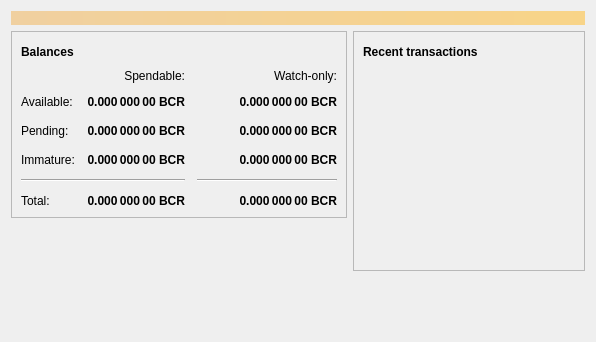
<?xml version="1.0" encoding="UTF-8"?>
<ui version="4.0">
 <class>OverviewPage</class>
 <widget class="QWidget" name="OverviewPage">
  <property name="geometry">
   <rect>
    <x>0</x>
    <y>0</y>
    <width>596</width>
    <height>342</height>
   </rect>
  </property>
  <property name="windowTitle">
   <string>Form</string>
  </property>
  <layout class="QVBoxLayout" name="topLayout">
   <item>
    <widget class="QLabel" name="labelAlerts">
     <property name="visible">
      <bool>false</bool>
     </property>
     <property name="styleSheet">
      <string notr="true">QLabel { background-color: qlineargradient(x1: 0, y1: 0, x2: 1, y2: 0, stop:0 #F0D0A0, stop:1 #F8D488); color:#000000; }</string>
     </property>
     <property name="wordWrap">
      <bool>true</bool>
     </property>
     <property name="margin">
      <number>3</number>
     </property>
     <property name="textInteractionFlags">
      <set>Qt::TextSelectableByMouse</set>
     </property>
    </widget>
   </item>
   <item>
    <layout class="QHBoxLayout" name="horizontalLayout" stretch="1,1">
     <item>
      <layout class="QVBoxLayout" name="verticalLayout_2">
       <item>
        <widget class="QFrame" name="frame">
         <property name="frameShape">
          <enum>QFrame::StyledPanel</enum>
         </property>
         <property name="frameShadow">
          <enum>QFrame::Raised</enum>
         </property>
         <layout class="QVBoxLayout" name="verticalLayout_4">
          <item>
           <layout class="QHBoxLayout" name="horizontalLayout_4">
            <item>
             <widget class="QLabel" name="label_5">
              <property name="font">
               <font>
                <weight>75</weight>
                <bold>true</bold>
               </font>
              </property>
              <property name="text">
               <string>Balances</string>
              </property>
             </widget>
            </item>
            <item>
             <widget class="QPushButton" name="labelWalletStatus">
              <property name="enabled">
               <bool>true</bool>
              </property>
              <property name="maximumSize">
               <size>
                <width>30</width>
                <height>16777215</height>
               </size>
              </property>
              <property name="toolTip">
               <string>The displayed information may be out of date. Your wallet automatically synchronizes with the Biocarecoin network after a connection is established, but this process has not completed yet.</string>
              </property>
              <property name="text">
               <string/>
              </property>
              <property name="icon">
               <iconset resource="../bitcoin.qrc">
                <normaloff>:/icons/warning</normaloff>
                <disabledoff>:/icons/warning</disabledoff>:/icons/warning</iconset>
              </property>
              <property name="iconSize">
               <size>
                <width>24</width>
                <height>24</height>
               </size>
              </property>
              <property name="flat">
               <bool>true</bool>
              </property>
             </widget>
            </item>
            <item>
             <spacer name="horizontalSpacer_3">
              <property name="orientation">
               <enum>Qt::Horizontal</enum>
              </property>
              <property name="sizeHint" stdset="0">
               <size>
                <width>40</width>
                <height>20</height>
               </size>
              </property>
             </spacer>
            </item>
           </layout>
          </item>
          <item>
           <layout class="QGridLayout" name="gridLayout">
            <property name="spacing">
             <number>12</number>
            </property>
            <item row="2" column="2">
             <widget class="QLabel" name="labelWatchPending">
              <property name="font">
               <font>
                <weight>75</weight>
                <bold>true</bold>
               </font>
              </property>
              <property name="cursor">
               <cursorShape>IBeamCursor</cursorShape>
              </property>
              <property name="toolTip">
               <string>Unconfirmed transactions to watch-only addresses</string>
              </property>
              <property name="text">
               <string notr="true">0.000 000 00 BCR</string>
              </property>
              <property name="alignment">
               <set>Qt::AlignRight|Qt::AlignTrailing|Qt::AlignVCenter</set>
              </property>
              <property name="textInteractionFlags">
               <set>Qt::LinksAccessibleByMouse|Qt::TextSelectableByKeyboard|Qt::TextSelectableByMouse</set>
              </property>
             </widget>
            </item>
            <item row="2" column="1">
             <widget class="QLabel" name="labelUnconfirmed">
              <property name="font">
               <font>
                <weight>75</weight>
                <bold>true</bold>
               </font>
              </property>
              <property name="cursor">
               <cursorShape>IBeamCursor</cursorShape>
              </property>
              <property name="toolTip">
               <string>Total of transactions that have yet to be confirmed, and do not yet count toward the spendable balance</string>
              </property>
              <property name="text">
               <string notr="true">0.000 000 00 BCR</string>
              </property>
              <property name="alignment">
               <set>Qt::AlignRight|Qt::AlignTrailing|Qt::AlignVCenter</set>
              </property>
              <property name="textInteractionFlags">
               <set>Qt::LinksAccessibleByMouse|Qt::TextSelectableByKeyboard|Qt::TextSelectableByMouse</set>
              </property>
             </widget>
            </item>
            <item row="3" column="2">
             <widget class="QLabel" name="labelWatchImmature">
              <property name="font">
               <font>
                <weight>75</weight>
                <bold>true</bold>
               </font>
              </property>
              <property name="cursor">
               <cursorShape>IBeamCursor</cursorShape>
              </property>
              <property name="toolTip">
               <string>Mined balance in watch-only addresses that has not yet matured</string>
              </property>
              <property name="text">
               <string notr="true">0.000 000 00 BCR</string>
              </property>
              <property name="alignment">
               <set>Qt::AlignRight|Qt::AlignTrailing|Qt::AlignVCenter</set>
              </property>
              <property name="textInteractionFlags">
               <set>Qt::LinksAccessibleByMouse|Qt::TextSelectableByKeyboard|Qt::TextSelectableByMouse</set>
              </property>
             </widget>
            </item>
            <item row="4" column="0" colspan="2">
             <widget class="Line" name="line">
              <property name="orientation">
               <enum>Qt::Horizontal</enum>
              </property>
             </widget>
            </item>
            <item row="4" column="2">
             <widget class="Line" name="lineWatchBalance">
              <property name="sizePolicy">
               <sizepolicy hsizetype="Preferred" vsizetype="Fixed">
                <horstretch>0</horstretch>
                <verstretch>0</verstretch>
               </sizepolicy>
              </property>
              <property name="minimumSize">
               <size>
                <width>140</width>
                <height>0</height>
               </size>
              </property>
              <property name="orientation">
               <enum>Qt::Horizontal</enum>
              </property>
             </widget>
            </item>
            <item row="5" column="0">
             <widget class="QLabel" name="labelTotalText">
              <property name="text">
               <string>Total:</string>
              </property>
             </widget>
            </item>
            <item row="3" column="1">
             <widget class="QLabel" name="labelImmature">
              <property name="font">
               <font>
                <weight>75</weight>
                <bold>true</bold>
               </font>
              </property>
              <property name="cursor">
               <cursorShape>IBeamCursor</cursorShape>
              </property>
              <property name="toolTip">
               <string>Mined balance that has not yet matured</string>
              </property>
              <property name="text">
               <string notr="true">0.000 000 00 BCR</string>
              </property>
              <property name="alignment">
               <set>Qt::AlignRight|Qt::AlignTrailing|Qt::AlignVCenter</set>
              </property>
              <property name="textInteractionFlags">
               <set>Qt::LinksAccessibleByMouse|Qt::TextSelectableByKeyboard|Qt::TextSelectableByMouse</set>
              </property>
             </widget>
            </item>
            <item row="2" column="3">
             <spacer name="horizontalSpacer_2">
              <property name="orientation">
               <enum>Qt::Horizontal</enum>
              </property>
              <property name="sizeHint" stdset="0">
               <size>
                <width>40</width>
                <height>20</height>
               </size>
              </property>
             </spacer>
            </item>
            <item row="3" column="0">
             <widget class="QLabel" name="labelImmatureText">
              <property name="text">
               <string>Immature:</string>
              </property>
             </widget>
            </item>
            <item row="5" column="1">
             <widget class="QLabel" name="labelTotal">
              <property name="font">
               <font>
                <weight>75</weight>
                <bold>true</bold>
               </font>
              </property>
              <property name="cursor">
               <cursorShape>IBeamCursor</cursorShape>
              </property>
              <property name="toolTip">
               <string>Your current total balance</string>
              </property>
              <property name="text">
               <string notr="true">0.000 000 00 BCR</string>
              </property>
              <property name="alignment">
               <set>Qt::AlignRight|Qt::AlignTrailing|Qt::AlignVCenter</set>
              </property>
              <property name="textInteractionFlags">
               <set>Qt::LinksAccessibleByMouse|Qt::TextSelectableByKeyboard|Qt::TextSelectableByMouse</set>
              </property>
             </widget>
            </item>
            <item row="5" column="2">
             <widget class="QLabel" name="labelWatchTotal">
              <property name="font">
               <font>
                <weight>75</weight>
                <bold>true</bold>
               </font>
              </property>
              <property name="cursor">
               <cursorShape>IBeamCursor</cursorShape>
              </property>
              <property name="toolTip">
               <string>Current total balance in watch-only addresses</string>
              </property>
              <property name="text">
               <string notr="true">0.000 000 00 BCR</string>
              </property>
              <property name="alignment">
               <set>Qt::AlignRight|Qt::AlignTrailing|Qt::AlignVCenter</set>
              </property>
              <property name="textInteractionFlags">
               <set>Qt::LinksAccessibleByMouse|Qt::TextSelectableByKeyboard|Qt::TextSelectableByMouse</set>
              </property>
             </widget>
            </item>
            <item row="0" column="2">
             <widget class="QLabel" name="labelWatchonly">
              <property name="text">
               <string>Watch-only:</string>
              </property>
              <property name="alignment">
               <set>Qt::AlignRight|Qt::AlignTrailing|Qt::AlignVCenter</set>
              </property>
             </widget>
            </item>
            <item row="1" column="0">
             <widget class="QLabel" name="labelBalanceText">
              <property name="text">
               <string>Available:</string>
              </property>
             </widget>
            </item>
            <item row="1" column="1">
             <widget class="QLabel" name="labelBalance">
              <property name="font">
               <font>
                <weight>75</weight>
                <bold>true</bold>
               </font>
              </property>
              <property name="cursor">
               <cursorShape>IBeamCursor</cursorShape>
              </property>
              <property name="toolTip">
               <string>Your current spendable balance</string>
              </property>
              <property name="text">
               <string notr="true">0.000 000 00 BCR</string>
              </property>
              <property name="alignment">
               <set>Qt::AlignRight|Qt::AlignTrailing|Qt::AlignVCenter</set>
              </property>
              <property name="textInteractionFlags">
               <set>Qt::LinksAccessibleByMouse|Qt::TextSelectableByKeyboard|Qt::TextSelectableByMouse</set>
              </property>
             </widget>
            </item>
            <item row="1" column="2">
             <widget class="QLabel" name="labelWatchAvailable">
              <property name="font">
               <font>
                <weight>75</weight>
                <bold>true</bold>
               </font>
              </property>
              <property name="cursor">
               <cursorShape>IBeamCursor</cursorShape>
              </property>
              <property name="toolTip">
               <string>Your current balance in watch-only addresses</string>
              </property>
              <property name="text">
               <string notr="true">0.000 000 00 BCR</string>
              </property>
              <property name="alignment">
               <set>Qt::AlignRight|Qt::AlignTrailing|Qt::AlignVCenter</set>
              </property>
              <property name="textInteractionFlags">
               <set>Qt::LinksAccessibleByMouse|Qt::TextSelectableByKeyboard|Qt::TextSelectableByMouse</set>
              </property>
             </widget>
            </item>
            <item row="2" column="0">
             <widget class="QLabel" name="labelPendingText">
              <property name="text">
               <string>Pending:</string>
              </property>
             </widget>
            </item>
            <item row="0" column="1">
             <widget class="QLabel" name="labelSpendable">
              <property name="text">
               <string>Spendable:</string>
              </property>
              <property name="alignment">
               <set>Qt::AlignRight|Qt::AlignTrailing|Qt::AlignVCenter</set>
              </property>
             </widget>
            </item>
           </layout>
          </item>
         </layout>
        </widget>
       </item>
       <item>
        <spacer name="verticalSpacer">
         <property name="orientation">
          <enum>Qt::Vertical</enum>
         </property>
         <property name="sizeHint" stdset="0">
          <size>
           <width>20</width>
           <height>40</height>
          </size>
         </property>
        </spacer>
       </item>
      </layout>
     </item>
     <item>
      <layout class="QVBoxLayout" name="verticalLayout_3">
       <item>
        <widget class="QFrame" name="frame_2">
         <property name="frameShape">
          <enum>QFrame::StyledPanel</enum>
         </property>
         <property name="frameShadow">
          <enum>QFrame::Raised</enum>
         </property>
         <layout class="QVBoxLayout" name="verticalLayout">
          <item>
           <layout class="QHBoxLayout" name="horizontalLayout_2">
            <item>
             <widget class="QLabel" name="label_4">
              <property name="font">
               <font>
                <weight>75</weight>
                <bold>true</bold>
               </font>
              </property>
              <property name="text">
               <string>Recent transactions</string>
              </property>
             </widget>
            </item>
            <item>
             <widget class="QPushButton" name="labelTransactionsStatus">
              <property name="enabled">
               <bool>true</bool>
              </property>
              <property name="maximumSize">
               <size>
                <width>30</width>
                <height>16777215</height>
               </size>
              </property>
              <property name="toolTip">
               <string>The displayed information may be out of date. Your wallet automatically synchronizes with the Biocarecoin network after a connection is established, but this process has not completed yet.</string>
              </property>
              <property name="text">
               <string/>
              </property>
              <property name="icon">
               <iconset resource="../bitcoin.qrc">
                <normaloff>:/icons/warning</normaloff>
                <disabledoff>:/icons/warning</disabledoff>:/icons/warning</iconset>
              </property>
              <property name="iconSize">
               <size>
                <width>24</width>
                <height>24</height>
               </size>
              </property>
              <property name="flat">
               <bool>true</bool>
              </property>
             </widget>
            </item>
            <item>
             <spacer name="horizontalSpacer">
              <property name="orientation">
               <enum>Qt::Horizontal</enum>
              </property>
              <property name="sizeHint" stdset="0">
               <size>
                <width>40</width>
                <height>20</height>
               </size>
              </property>
             </spacer>
            </item>
           </layout>
          </item>
          <item>
           <widget class="QListView" name="listTransactions">
            <property name="styleSheet">
             <string notr="true">QListView { background: transparent; }</string>
            </property>
            <property name="frameShape">
             <enum>QFrame::NoFrame</enum>
            </property>
            <property name="verticalScrollBarPolicy">
             <enum>Qt::ScrollBarAlwaysOff</enum>
            </property>
            <property name="horizontalScrollBarPolicy">
             <enum>Qt::ScrollBarAlwaysOff</enum>
            </property>
            <property name="selectionMode">
             <enum>QAbstractItemView::NoSelection</enum>
            </property>
           </widget>
          </item>
         </layout>
        </widget>
       </item>
       <item>
        <spacer name="verticalSpacer_2">
         <property name="orientation">
          <enum>Qt::Vertical</enum>
         </property>
         <property name="sizeHint" stdset="0">
          <size>
           <width>20</width>
           <height>40</height>
          </size>
         </property>
        </spacer>
       </item>
      </layout>
     </item>
    </layout>
   </item>
  </layout>
 </widget>
 <resources/>
 <connections/>
</ui>
